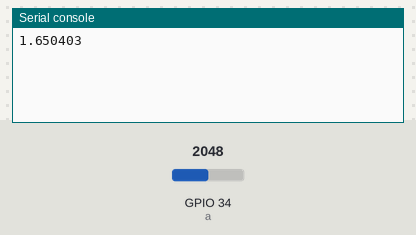
The program below on a simulated ESP32 board running MicroPython. On the bench: the last lines printed to the serial console. The test bench sets the inputs (shaded band); at power-on: GPIO 34 (a) = 2048 (analog values on the 0–4095 scale).

Above: at 1.2 s.
1.3 s: GPIO 34 (a) set to 2866
At 2.6 s:
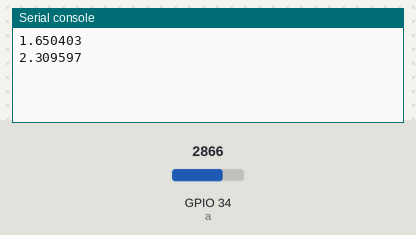
2.8 s: GPIO 34 (a) set to 3603
At 3.8 s:
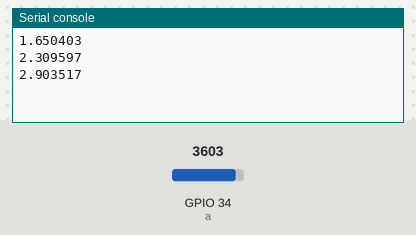
Timing chart, 0 to 5.8 s (numbered marks = the images above; inputs shaded):
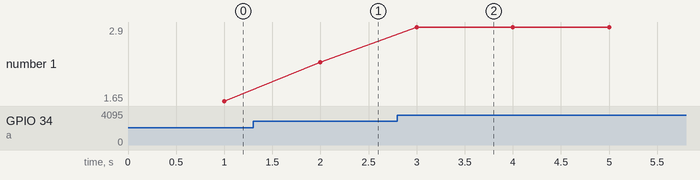

Measured:
- after the input at 1.3 s, the serial console: prints a new line after 0.70 s (image 1)
- after the input at 2.8 s, the serial console: prints a new line after 0.20 s (image 2)
- plotted number 1: 1.65 → 2.31 after the input at 1.3 s, 2.31 → 2.9 after the input at 2.8 s

The program:

main.py
```python
from machine import Pin, ADC
from time import sleep

while True:
    sleep(1)
    a = ADC(Pin(34))
    a.atten(ADC.ATTN_11DB)
    val = a.read()
    print(val*3.3/4095)
```
